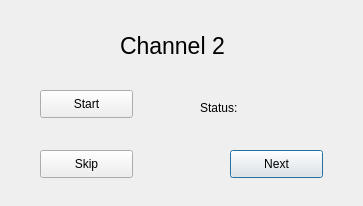
<?xml version="1.0" encoding="UTF-8"?>
<ui version="4.0">
 <class>Noise_2</class>
 <widget class="QDialog" name="Noise_2">
  <property name="geometry">
   <rect>
    <x>0</x>
    <y>0</y>
    <width>363</width>
    <height>206</height>
   </rect>
  </property>
  <property name="windowTitle">
   <string>Dialog</string>
  </property>
  <widget class="QPushButton" name="PBNext">
   <property name="geometry">
    <rect>
     <x>230</x>
     <y>150</y>
     <width>93</width>
     <height>28</height>
    </rect>
   </property>
   <property name="text">
    <string>Next</string>
   </property>
  </widget>
  <widget class="QLabel" name="label_2">
   <property name="geometry">
    <rect>
     <x>120</x>
     <y>30</y>
     <width>131</width>
     <height>31</height>
    </rect>
   </property>
   <property name="font">
    <font>
     <pointsize>17</pointsize>
    </font>
   </property>
   <property name="text">
    <string>Channel 2</string>
   </property>
  </widget>
  <widget class="QPushButton" name="PBSkip">
   <property name="geometry">
    <rect>
     <x>40</x>
     <y>150</y>
     <width>93</width>
     <height>28</height>
    </rect>
   </property>
   <property name="text">
    <string>Skip</string>
   </property>
  </widget>
  <widget class="QPushButton" name="PBStart">
   <property name="geometry">
    <rect>
     <x>40</x>
     <y>90</y>
     <width>93</width>
     <height>28</height>
    </rect>
   </property>
   <property name="text">
    <string>Start</string>
   </property>
  </widget>
  <widget class="QLabel" name="label">
   <property name="geometry">
    <rect>
     <x>200</x>
     <y>100</y>
     <width>51</width>
     <height>16</height>
    </rect>
   </property>
   <property name="text">
    <string>Status:</string>
   </property>
  </widget>
  <widget class="QLabel" name="Status_Label">
   <property name="geometry">
    <rect>
     <x>250</x>
     <y>100</y>
     <width>211</width>
     <height>20</height>
    </rect>
   </property>
   <property name="text">
    <string/>
   </property>
  </widget>
 </widget>
 <resources/>
 <connections/>
</ui>
